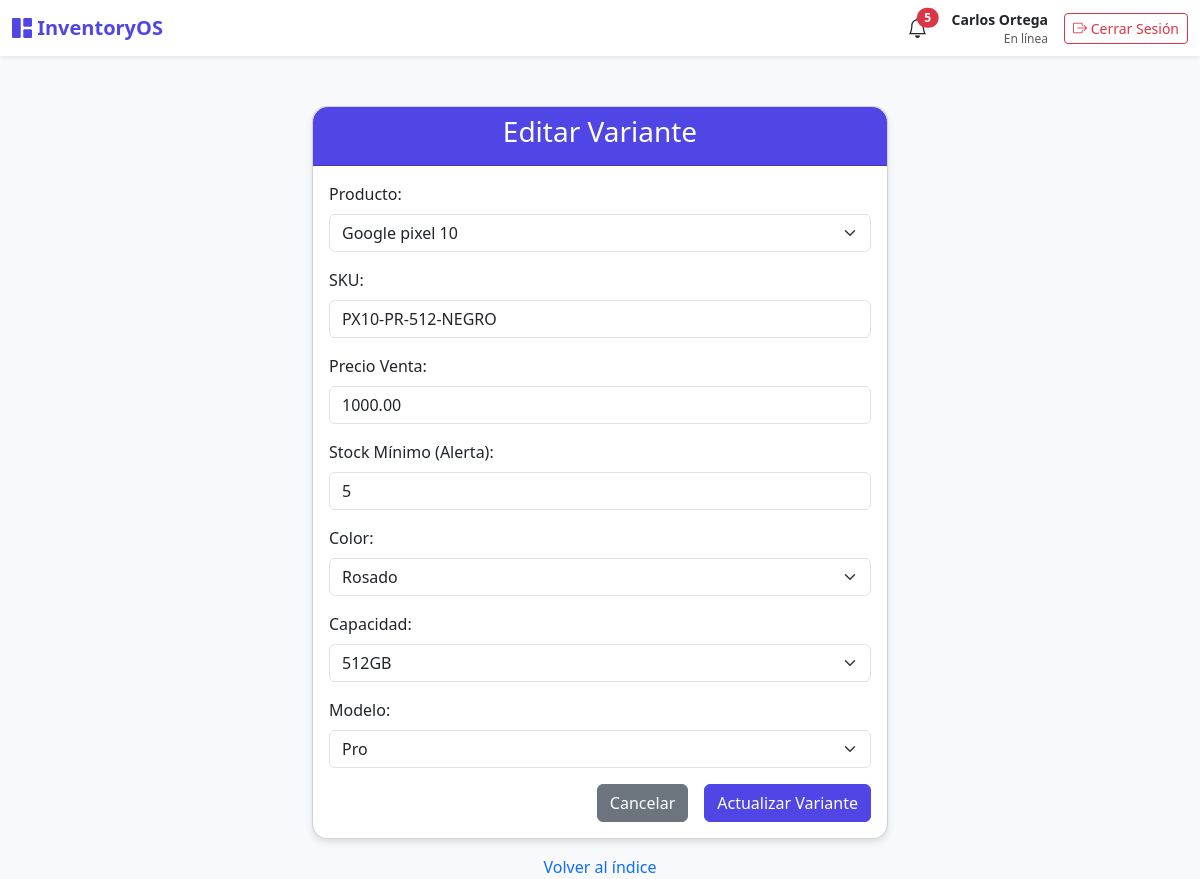
Page /create_modify_variante/editar_variante.php?id=11 (signed in) on the committed database.
### tables this page shows
CREATE TABLE `variantes` (
  `id` int NOT NULL,
  `producto_id` int NOT NULL,
  `sku` varchar(100) NOT NULL,
  `precio` decimal(10,2) NOT NULL,
  `stock_minimo` int NOT NULL DEFAULT '5',
  `color_id` int DEFAULT NULL,
  `capacidad_id` int DEFAULT NULL,
  `modelo_id` int DEFAULT NULL
);

### create_modify_variante/editar_variante.php (the view, shortened to what this page needs)
<?php
include("../connect.php");
$id = isset($_GET['id']) ? (int)$_GET['id'] : 0;
$v = null;
if ($id>0){
  $r=$conn->query("SELECT * FROM variantes WHERE id=$id");
  if($r && $r->num_rows===1){ $v=$r->fetch_assoc(); }
}
?>
<!DOCTYPE html>
<html lang="es">
<head>
    <link href="https://cdn.jsdelivr.net/npm/bootstrap@5.3.0/dist/css/bootstrap.min.css" rel="stylesheet">
    <link rel="stylesheet" href="https://cdn.jsdelivr.net/npm/bootstrap-icons@1.11.0/font/bootstrap-icons.css">
</head>
<body>
<?php include '../navbar.php'; ?>
<div class="container">
    <div class="card">
        <div class="card-header text-center">
            <h3>Editar Variante</h3>
        </div>
        <div class="card-body">
            <?php if($v): ?>
            <form action="actualizar_variante.php" method="post" class="needs-validation" novalidate>
                <div class="mb-3">
                    <label for="producto_id" class="form-label">Producto:</label>
                    <select class="form-select" id="producto_id" name="producto_id" required>
                        <?php $prod=$conn->query("SELECT id,nombre FROM productos ORDER BY nombre"); while($p=$prod->fetch_assoc()){ $sel=($p['id']==$v['producto_id'])?'selected':''; echo '<option value="'.$p['id'].'" '.$sel.'>'.htmlspecialchars($p['nombre']).'</option>'; } ?>
                    </select>
                </div>
                <div class="mb-3">
                    <label for="sku" class="form-label">SKU:</label>
                    <input type="text" class="form-control" id="sku" name="sku" value="<?php echo htmlspecialchars($v['sku']); ?>" required maxlength="100">
                </div>
                <div class="mb-3">
                    <label for="precio" class="form-label">Precio Venta:</label>
                    <input type="number" class="form-control" id="precio" name="precio" step="0.01" min="0" value="<?php echo $v['precio']; ?>" required onkeydown="return event.keyCode !== 69">
                </div>
                <div class="mb-3">
                    <label for="stock_minimo" class="form-label">Stock Mínimo (Alerta):</label>
                    <input type="number" class="form-control" id="stock_minimo" name="stock_minimo" min="0" value="<?php echo isset($v['stock_minimo']) ? $v['stock_minimo'] : 5; ?>" required>
                </div>
                <?php
                function selectValoresEdit($conn,$attr,$current){
                    $q=$conn->prepare("SELECT va.id, va.valor FROM valores_atributo va JOIN atributos a ON a.id=va.atributo_id WHERE a.nombre=? ORDER BY va.valor");
                    $q->bind_param('s',$attr); $q->execute(); $res=$q->get_result();
                    echo '<div class="mb-3">';
                    echo '<label for="'.strtolower($attr).'_id" class="form-label">'.$attr.':</label>';
                    echo '<select class="form-select" id="'.strtolower($attr).'_id" name="'.strtolower($attr).'_id">';
                    while($row=$res->fetch_assoc()){ $sel=($current==$row['id'])?'selected':''; echo '<option value="'.$row['id'].'" '.$sel.'>'.htmlspecialchars($row['valor']).'</option>'; }
                    echo '</select>';
                    echo '</div>';
                }
                ?>
                <?php selectValoresEdit($conn,'Color',$v['color_id']); ?>
                <?php selectValoresEdit($conn,'Capacidad',$v['capacidad_id']); ?>
                <?php selectValoresEdit($conn,'Modelo',$v['modelo_id']); ?>
                <div class="d-grid gap-2 d-md-flex justify-content-md-end">
                    <a href="listar_variante.php" class="btn btn-secondary me-md-2">Cancelar</a>
                    <button type="submit" class="btn btn-primary">Actualizar Variante</button>
                </div>
            </form>
            <?php else: ?>
            <div class="alert alert-danger" role="alert">
                No se encontró la variante.
            </div>
            <?php endif; ?>
        </div>
    </div>
    <div class="text-center mt-3">
        <a href="../principal.php" class="text-decoration-none">Volver al índice</a>
    </div>
</div>
</body>
</html>

### create_modify_variante/editar_variante.php (style rules this page uses)
:root { --primary-color: #4f46e5; }
body { background-color: #f8f9fa; }
.container { max-width: 600px; margin-top: 50px; }
.card { border-radius: 15px; box-shadow: 0 4px 6px rgba(0,0,0,0.1); }
.card-header { background-color: var(--primary-color); color: white; border-radius: 15px 15px 0 0 !important; }
.btn-primary { background-color: var(--primary-color); border-color: var(--primary-color); }

### rows in the picture
variantes: sku "PX10-PR-512-NEGRO", precio "1000.00", stock_minimo "5"

### other values in the picture
$alert_count "5"
$_SESSION['nombre'] "Carlos Ortega"
$attr "Color Capacidad Modelo"
form field producto_id "Google pixel 10"
form field color_id "Rosado"
form field capacidad_id "512GB"
form field modelo_id "Pro"
